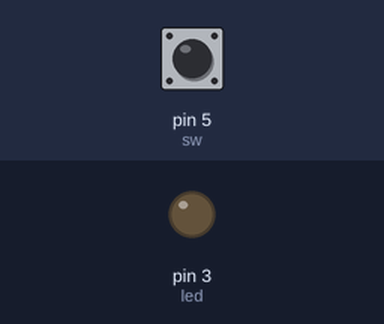
Bench run of a sketch on a simulated Arduino Uno, built with avr-gcc and run on an emulated ATmega328P. Parts: output pins drawn as LEDs (lit = HIGH). The inputs (shaded band) are chosen by the test bench; at power-on: pin 5 (sw) HIGH.

Above: at 1.2 s.
1.3 s: pin 5 (sw) pulled LOW for 0.15 s
At 4.1 s:
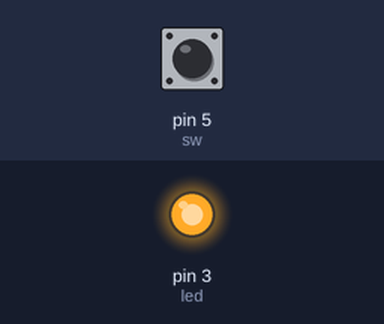
4.3 s: pin 5 (sw) pulled LOW for 1 s
At 5.09 s:
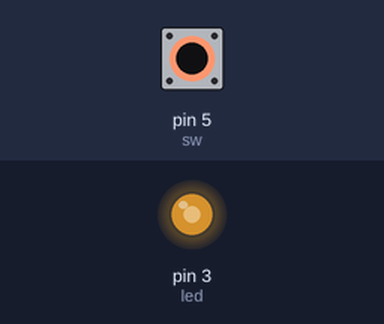
7.6 s: pin 5 (sw) pulled LOW for 3.2 s
At 8.09 s:
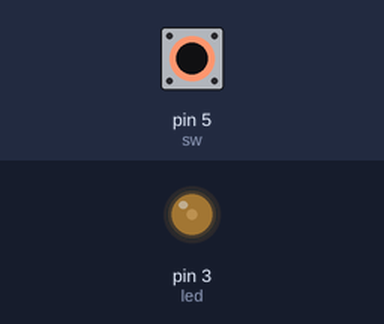
Timing chart, 0 to 11.2 s (numbered marks = the images above; inputs shaded):
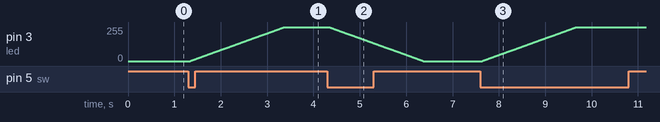

The sketch:

4_5_Switch_led.ino
```cpp
int led = 3;   // PWM 핀 (3번은 PWM 지원)
int sw = 5;
boolean ledOn = false;          // LED가 켜진 상태인지 여부
boolean lastButtonState = HIGH; // 이전 버튼 상태
void setup() {
  pinMode(led, OUTPUT);
  pinMode(sw, INPUT_PULLUP);
  analogWrite(led, 0); // 시작 시 LED 꺼짐
}

void loop() {
  boolean currentButtonState = digitalRead(sw);

  // 버튼을 누른 순간 감지 (HIGH → LOW)
  if (lastButtonState == HIGH && currentButtonState == LOW) {
    delay(30); // 채터링 방지
    if (!ledOn) {
      // LED 꺼진 상태 → 점점 밝아지면서 켜짐
      for (int brightness = 0; brightness <= 255; brightness++) {
        analogWrite(led, brightness);
        delay(8);
      }
      ledOn = true;
    } else {
      // LED 켜진 상태 → 점점 어두워지면서 꺼짐
      for (int brightness = 255; brightness >= 0; brightness--) {
        analogWrite(led, brightness);
        delay(8);
      }
      ledOn = false;
    }
  }

  lastButtonState = currentButtonState;
}
```

Measured:
- after the input at 1.3 s, pin 3 (led): moves from 0/255 to 255/255 over 2.0 s, starting at once
- after the input at 4.3 s, pin 3 (led): moves from 255/255 to 0/255 over 2.0 s, starting at once
- after the input at 7.6 s, pin 3 (led): moves from 0/255 to 255/255 over 2.0 s, starting at once
